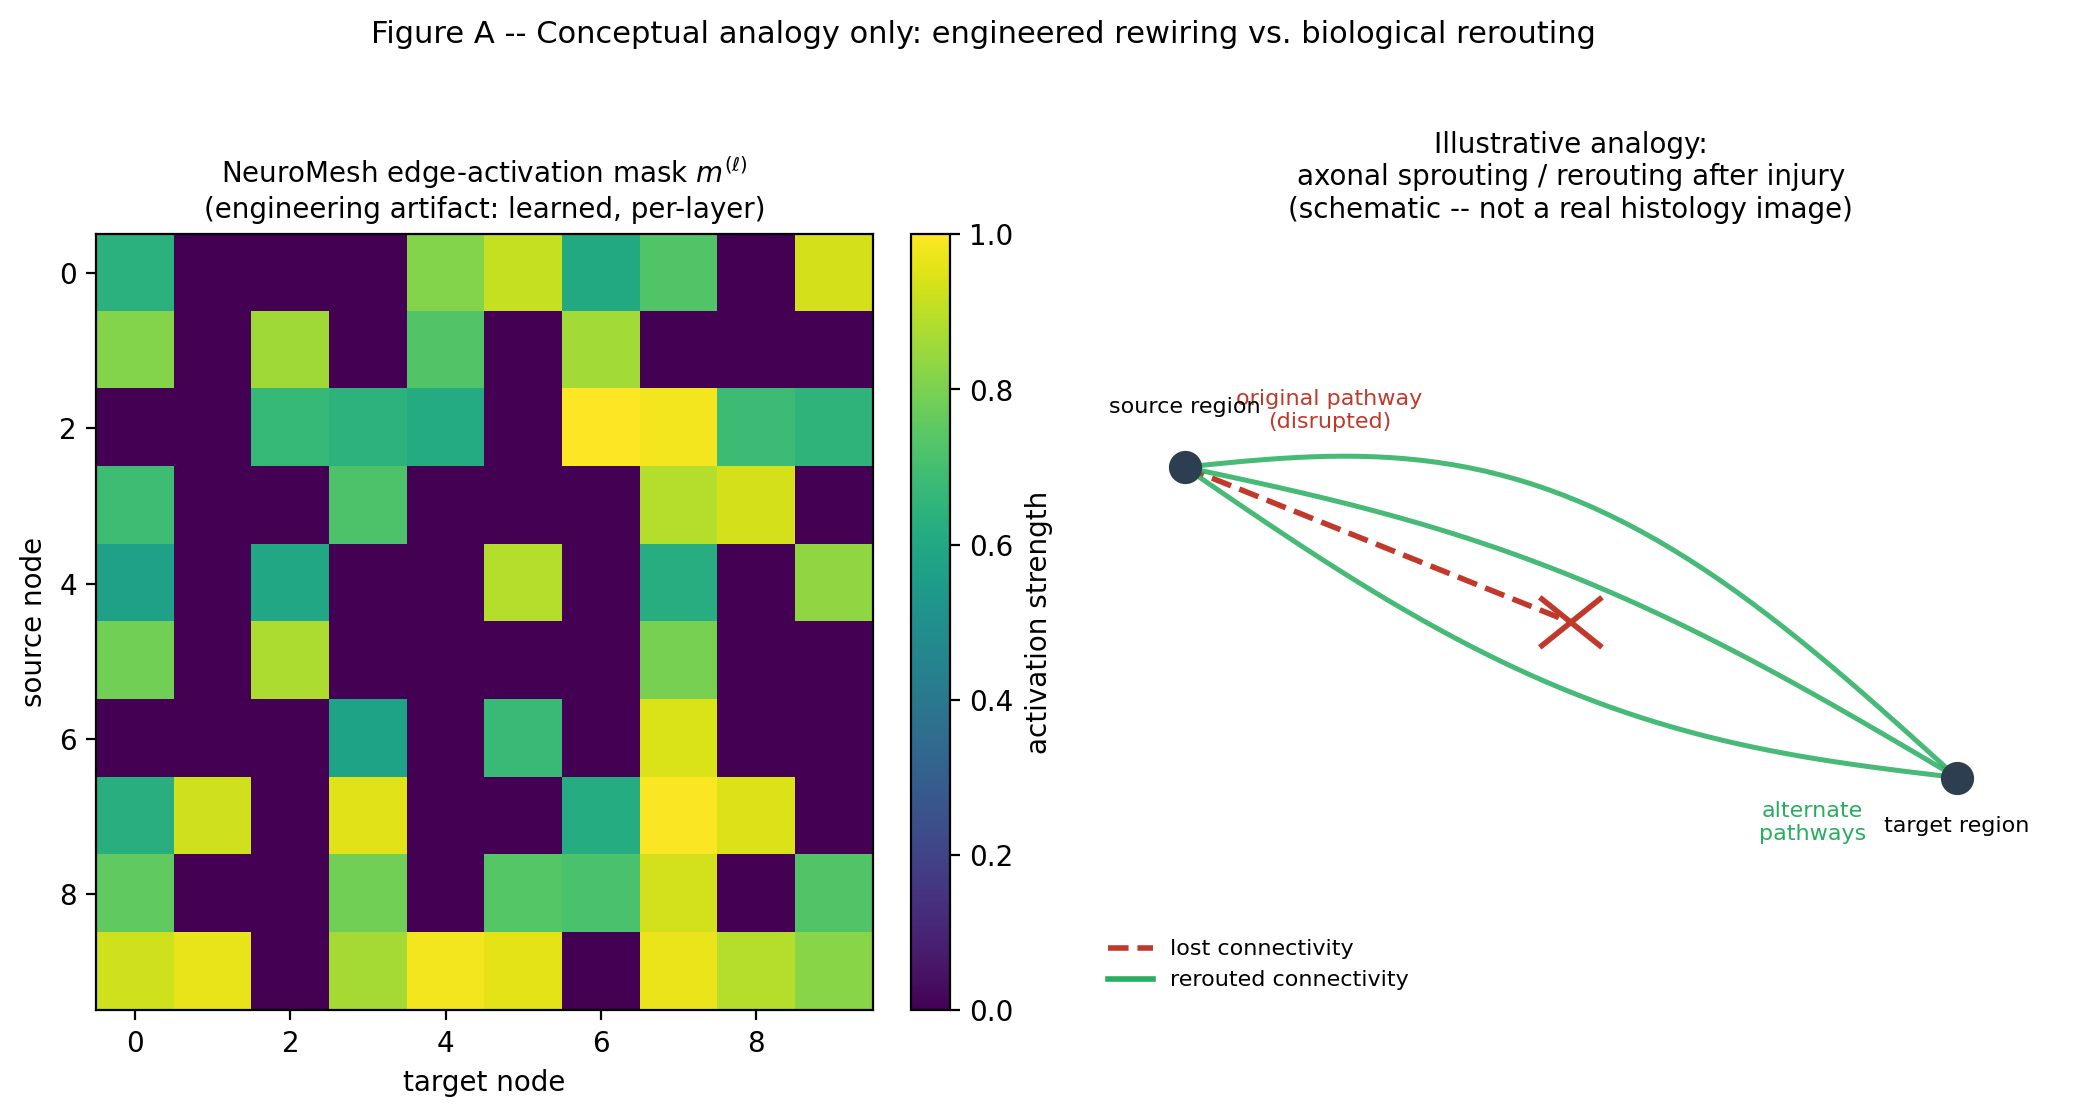

Recreate this plot in Python.
"""
figures/fig_a_cortical_analogy.py

Generates a CONCEPTUAL schematic pairing an edge-activation mask (left) with a
stylized diagram of axonal sprouting / synaptic rerouting after injury (right).

IMPORTANT FRAMING NOTE FOR YOUR MANUSCRIPT
--------------------------------------------
This figure is an *illustrative analogy*, not evidence that NeuroMesh's mask
dynamics recapitulate real cortical plasticity mechanisms. If you use it in a
paper, it should be captioned as a conceptual motivation figure (e.g. "Figure 1:
Conceptual analogy between..."), not placed in a Results section or cited as
biological validation. Real claims about correspondence to axonal sprouting
would need actual neuroscience literature citations and, ideally, a
neuroscientist co-author's review -- an MBBS candidate co-author's judgment
call is a reasonable start, but "looks similar to" is not the same claim as
"is evidence of."

Run:
    python figures/fig_a_cortical_analogy.py
Produces:
    figures/fig_a_cortical_analogy.png
"""

import numpy as np
import matplotlib.pyplot as plt
import matplotlib.patches as mpatches
from matplotlib.lines import Line2D

rng = np.random.default_rng(0)

fig, axes = plt.subplots(1, 2, figsize=(11, 5.2))

# ---- Left panel: an actual (small, illustrative) edge-activation mask ----
n = 10
mask = rng.random((n, n))
mask[mask < 0.55] = 0  # sparsify, matching the ~30-50% active-edge range in utils/loss.py
ax = axes[0]
im = ax.imshow(mask, cmap="viridis", vmin=0, vmax=1)
ax.set_title("NeuroMesh edge-activation mask $m^{(\\ell)}$\n(engineering artifact: learned, per-layer)", fontsize=10)
ax.set_xlabel("target node")
ax.set_ylabel("source node")
fig.colorbar(im, ax=ax, fraction=0.046, pad=0.04, label="activation strength")

# ---- Right panel: stylized (non-clinical, illustrative) sprouting diagram ----
ax2 = axes[1]
ax2.set_xlim(0, 10)
ax2.set_ylim(0, 10)
ax2.axis("off")
ax2.set_title("Illustrative analogy:\naxonal sprouting / rerouting after injury\n(schematic -- not a real histology image)", fontsize=10)

# damaged pathway (dashed, red X)
ax2.plot([1, 5], [7, 5], color="#c0392b", lw=2, linestyle="--")
ax2.plot([4.7, 5.3], [4.7, 5.3], color="#c0392b", lw=2)
ax2.plot([4.7, 5.3], [5.3, 4.7], color="#c0392b", lw=2)
ax2.text(2.5, 7.5, "original pathway\n(disrupted)", fontsize=8, color="#c0392b", ha="center")

# sprouted alternate pathways (solid, green, curved)
for (x0, y0, x1, y1, curve) in [(1, 7, 9, 3, 0.6), (1, 7, 9, 3, -0.9), (1, 7, 9, 3, 1.6)]:
    xs = np.linspace(x0, x1, 50)
    ys = np.linspace(y0, y1, 50) + curve * np.sin(np.linspace(0, np.pi, 50))
    ax2.plot(xs, ys, color="#27ae60", lw=1.8, alpha=0.85)
ax2.text(7.5, 2.2, "alternate\npathways", fontsize=8, color="#27ae60", ha="center")

ax2.scatter([1], [7], s=120, color="#2c3e50", zorder=5)
ax2.scatter([9], [3], s=120, color="#2c3e50", zorder=5)
ax2.text(1, 7.7, "source region", fontsize=8, ha="center")
ax2.text(9, 2.3, "target region", fontsize=8, ha="center")

legend_elems = [
    Line2D([0], [0], color="#c0392b", lw=2, ls="--", label="lost connectivity"),
    Line2D([0], [0], color="#27ae60", lw=2, label="rerouted connectivity"),
]
ax2.legend(handles=legend_elems, loc="lower left", fontsize=8, frameon=False)

fig.suptitle("Figure A -- Conceptual analogy only: engineered rewiring vs. biological rerouting",
             fontsize=11, y=1.02)
fig.tight_layout()
fig.savefig("figures/fig_a_cortical_analogy.png", dpi=200, bbox_inches="tight")
print("Saved figures/fig_a_cortical_analogy.png")
